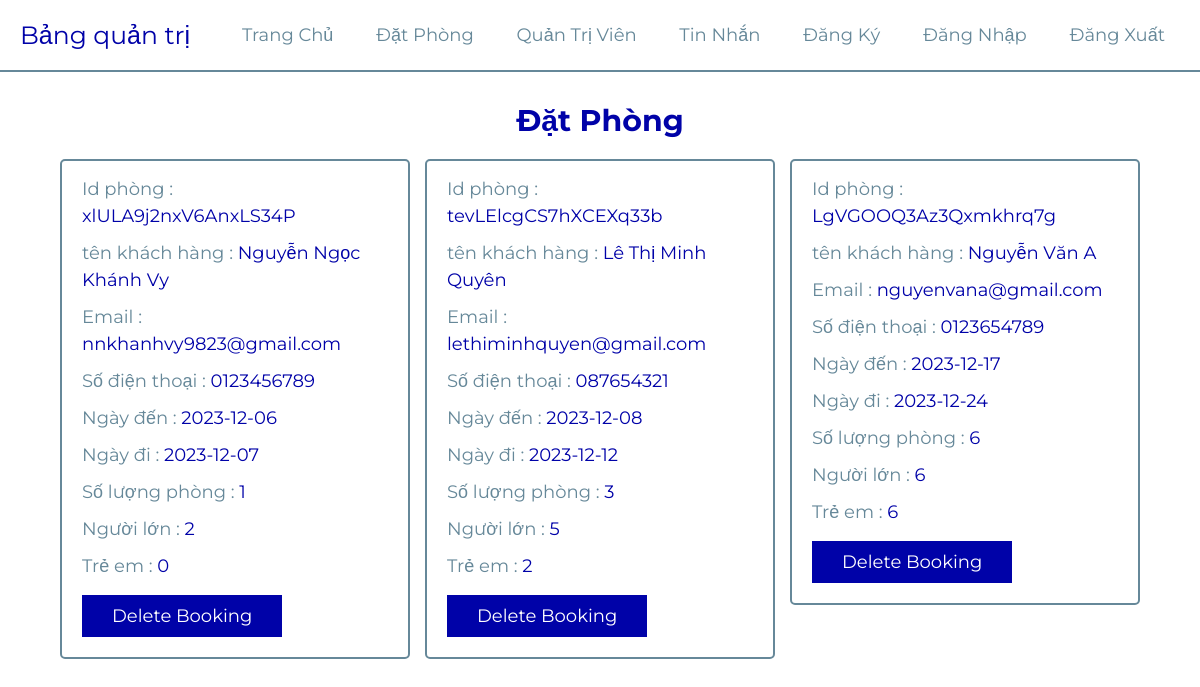
The app's page /PhpProject/project/admin/bookings.php (signed in) with its own data.
### tables this page shows
CREATE TABLE `bookings` (
  `user_id` varchar(20) NOT NULL,
  `booking_id` varchar(20) NOT NULL,
  `name` varchar(50) NOT NULL,
  `email` varchar(50) NOT NULL,
  `number` varchar(10) NOT NULL,
  `rooms` int(1) NOT NULL,
  `check_in` varchar(10) NOT NULL,
  `check_out` varchar(10) NOT NULL,
  `adults` int(1) NOT NULL,
  `childs` int(1) NOT NULL
);

### PhpProject/project/admin/bookings.php (the view, shortened to what this page needs)
<?php
include '../components/connect.php';
?>
<!DOCTYPE html>
<html lang="en">
<head>
   <link rel="stylesheet" href="https://cdnjs.cloudflare.com/ajax/libs/font-awesome/6.2.0/css/all.min.css">
   <link rel="stylesheet" href="../css/admin_style.css">
</head>
<body>
<?php include '../components/admin_header.php'; ?>
<section class="grid">
   <h1 class="heading">Đặt phòng</h1>
   <div class="box-container">
   <?php
      $select_bookings = $conn->prepare("SELECT * FROM `bookings`");
      $select_bookings->execute();
      if($select_bookings->rowCount() > 0){
         while($fetch_bookings = $select_bookings->fetch(PDO::FETCH_ASSOC)){
   ?>
   <div class="box">
      <p>Id phòng : <span><?= $fetch_bookings['booking_id']; ?></span></p>
      <p>tên khách hàng : <span><?= $fetch_bookings['name']; ?></span></p>
      <p>Email : <span><?= $fetch_bookings['email']; ?></span></p>
      <p>Số điện thoại : <span><?= $fetch_bookings['number']; ?></span></p>
      <p>Ngày đến : <span><?= $fetch_bookings['check_in']; ?></span></p>
      <p>Ngày đi : <span><?= $fetch_bookings['check_out']; ?></span></p>
      <p>Số lượng phòng : <span><?= $fetch_bookings['rooms']; ?></span></p>
      <p>Người lớn : <span><?= $fetch_bookings['adults']; ?></span></p>
      <p>Trẻ em : <span><?= $fetch_bookings['childs']; ?></span></p>
      <form action="" method="POST">
         <input type="submit" value="delete booking" onclick="return confirm('delete this booking?');" name="delete" class="btn">
      </form>
   </div>
   <?php
      }
      }
   ?>
   </div>
</section>
</body>
</html>

### PhpProject/project/components/admin_header.php (shortened to what this page needs)
<header class="header">
   <section class="flex">
      <a href="dashboard.php" class="logo">Bảng quản trị</a>
      <nav class="navbar">
         <a href="dashboard.php">Trang chủ</a>
         <a href="bookings.php">Đặt phòng</a>
         <a href="admins.php">Quản trị viên</a>
         <a href="messages.php">Tin nhắn</a>
         <a href="register.php">Đăng ký</a>
         <a href="login.php">Đăng nhập</a>
         <a href="../components/admin_logout.php" onclick="return confirm('logout from this website?');">Đăng xuất</a>
      </nav>
   </section>
</header>

### PhpProject/project/css/admin_style.css (style rules this page uses)
:root { --main-color:#0002A8; --sub-color:#689; --white:#fff; --border:.2rem solid var(--sub-color); }
* { font-family: 'Montserrat', sans-serif; margin: 0; padding: 0; box-sizing: border-box; outline: none; border: none; text-decoration: none; }
html { font-size: 62.5%; overflow-x: hidden; scroll-behavior: smooth; scroll-padding-top: 2rem; }
section { padding: 3rem 2rem; max-width: 1200px; margin: 0 auto; }
.heading { margin-bottom: 2rem; text-align: center; text-transform: capitalize; color: var(--main-color); font-size: 3rem; }
.btn { display: inline-block; cursor: pointer; padding: 1rem 3rem; font-size: 1.8rem; color: var(--white); text-align: center; text-transform: capitalize; transition: .2s linear; margin-top: 1rem; background-color: var(--main-color); }
.header { border-bottom: var(--border); position: sticky; top: 0; left: 0; right: 0; background-color: var(--white); z-index: 1000; }
.header .flex { padding:2rem; display: flex; align-items: center; justify-content: space-between; position: relative; }
.header .flex .logo { font-size: 2.5rem; color: var(--main-color); }
.header .flex .navbar a { margin-left: 1rem; font-size: 1.8rem; color: var(--sub-color); padding: .5rem 1.5rem; border-radius: .5rem; text-transform: capitalize; }
.grid .box-container { display: grid; grid-template-columns: repeat(auto-fit, 35rem); align-items: flex-start; justify-content: center; gap: 1.5rem; }
.grid .box-container .box { border-radius: .5rem; padding: 2rem; padding-top: 1rem; border: var(--border); overflow-x: hidden; }
.grid .box-container .box p { line-height: 1.5; padding: .5rem 0; font-size: 1.8rem; color: var(--sub-color); white-space: pre-line; text-overflow: ellipsis; overflow-x: hidden; }
.grid .box-container .box p span { color: var(--main-color); }

### records on screen
bookings: booking_id "xlULA9j2nxV6AnxLS34P", name "Nguyễn Ngọc Khánh Vy", email "nnkhanhvy9823@gmail.com", number "0123456789", check_in "2023-12-06", check_out "2023-12-07", rooms "1", adults "2", childs "0"
bookings: booking_id "tevLElcgCS7hXCEXq33b", name "Lê Thị Minh Quyên", email "lethiminhquyen@gmail.com", number "087654321", check_in "2023-12-08", check_out "2023-12-12", rooms "3", adults "5", childs "2"
bookings: booking_id "LgVGOOQ3Az3Qxmkhrq7g", name "Nguyễn Văn A", email "nguyenvana@gmail.com", number "0123654789", check_in "2023-12-17", check_out "2023-12-24", rooms "6", adults "6", childs "6"
